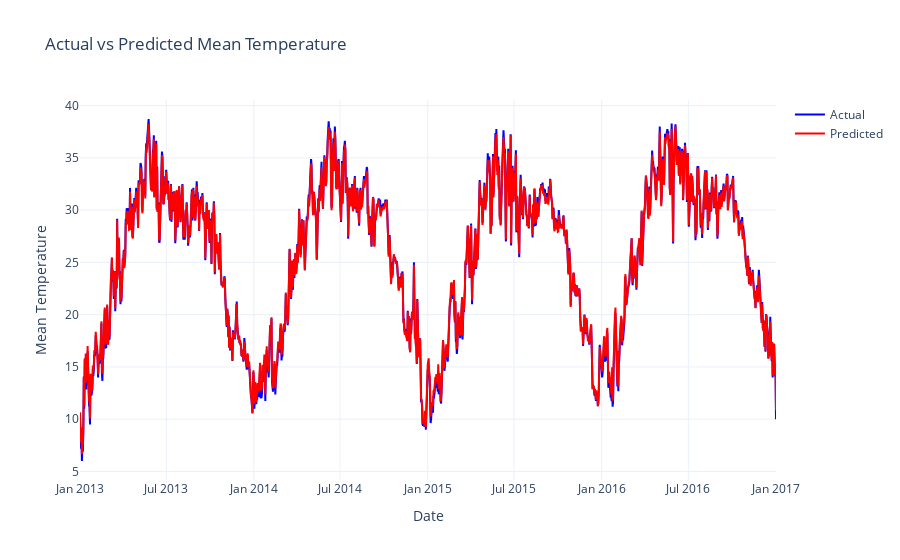
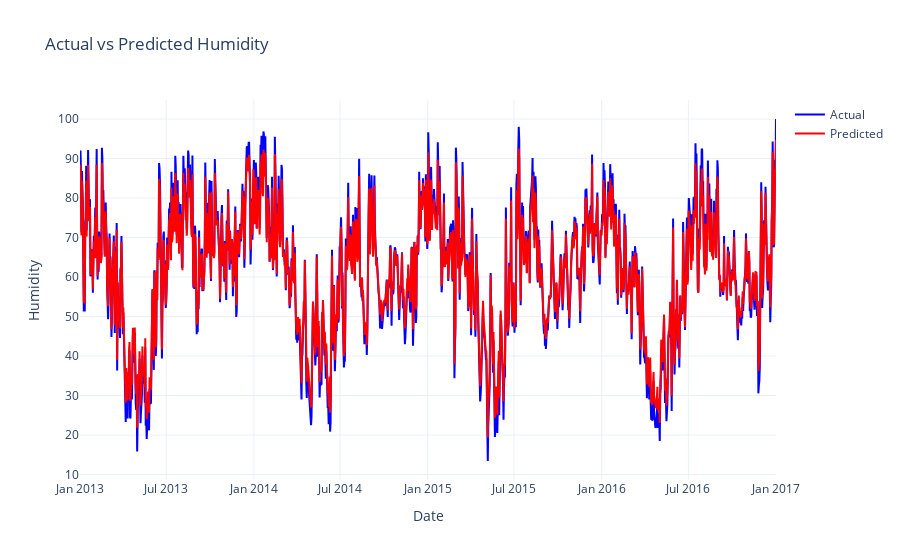
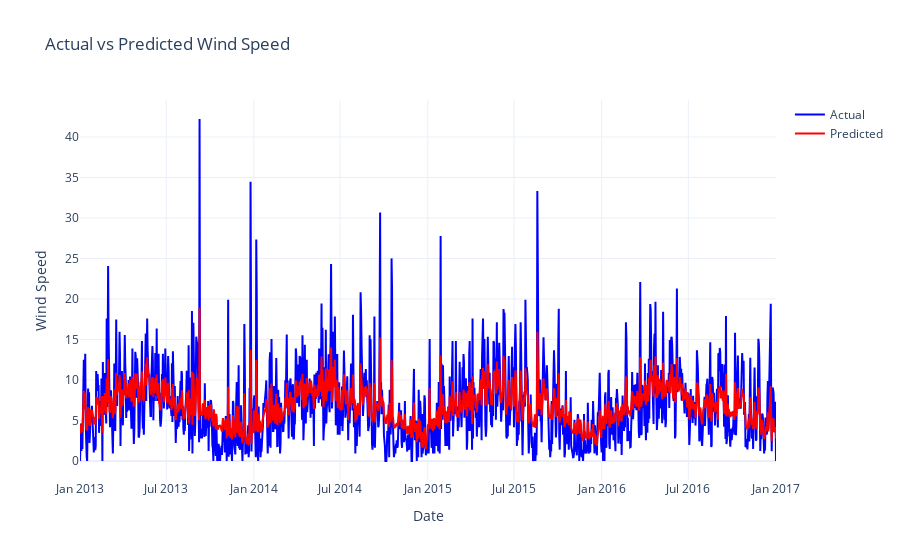
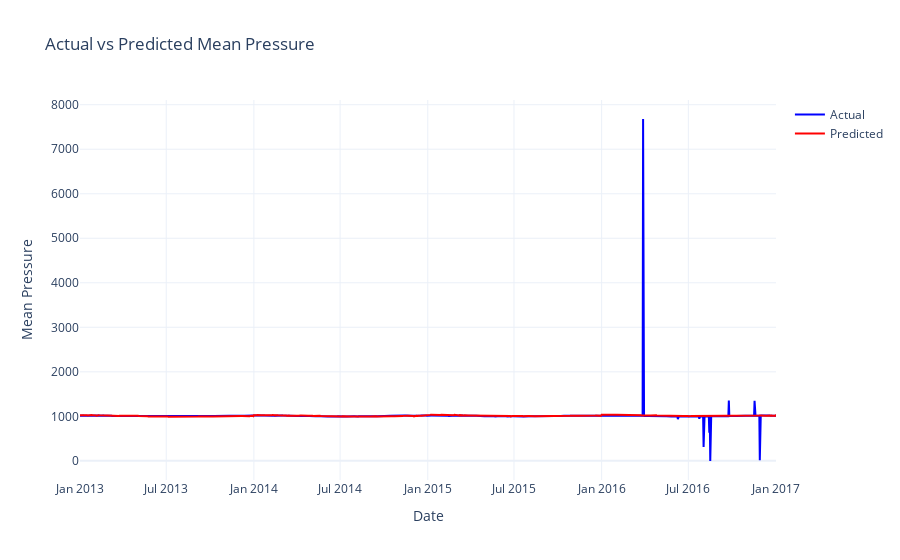

The cell these charts' notebook holds for them, in order:
### Code cell
import plotly.graph_objs as go
import pandas as pd

# Function to plot individual weather parameters
def plot_weather_parameter(actual, predicted, title, yaxis_title):
    fig = go.Figure()

    # Plot actual values
    fig.add_trace(
        go.Scatter(x=df_comparison['date'], y=actual, mode='lines', name='Actual', line=dict(color='blue'))
    )

    # Plot predicted values
    fig.add_trace(
        go.Scatter(x=df_comparison['date'], y=predicted, mode='lines', name='Predicted', line=dict(color='red'))
    )

    # Update layout
    fig.update_layout(
        title=title,
        xaxis_title="Date",
        yaxis_title=yaxis_title,
        template="plotly_white"
    )

    # Show the plot
    fig.show()

# Plot Mean Temperature
plot_weather_parameter(
    actual=df_comparison['meantemp_actual'],
    predicted=df_comparison['meantemp_predicted'],
    title="Actual vs Predicted Mean Temperature",
    yaxis_title="Mean Temperature"
)

# Plot Humidity
plot_weather_parameter(
    actual=df_comparison['humidity_actual'],
    predicted=df_comparison['humidity_predicted'],
    title="Actual vs Predicted Humidity",
    yaxis_title="Humidity"
)

# Plot Wind Speed
plot_weather_parameter(
    actual=df_comparison['wind_speed_actual'],
    predicted=df_comparison['wind_speed_predicted'],
    title="Actual vs Predicted Wind Speed",
    yaxis_title="Wind Speed"
)

# Plot Mean Pressure
plot_weather_parameter(
    actual=df_comparison['meanpressure_actual'],
    predicted=df_comparison['meanpressure_predicted'],
    title="Actual vs Predicted Mean Pressure",
    yaxis_title="Mean Pressure"
)

### Figure 1 — Plotly figure (JSON) as saved in the notebook; plotly's stock layout.template omitted (floating-point values rounded to 4 significant figures; data arrays with more than 128 entries replaced by an {"elided": "..."} marker saying what was removed)
{"data": [{"line": {"color": "blue"}, "mode": "lines", "name": "Actual", "type": "scatter", "x": {"elided": "1462 str values"}, "y": {"elided": "1462 float values"}}, {"line": {"color": "red"}, "mode": "lines", "name": "Predicted", "type": "scatter", "x": {"elided": "1462 str values"}, "y": {"elided": "1462 float values"}}], "layout": {"title": {"text": "Actual vs Predicted Mean Temperature"}, "xaxis": {"title": {"text": "Date"}}, "yaxis": {"title": {"text": "Mean Temperature"}}}}

### Figure 2 — Plotly figure (JSON) as saved in the notebook; plotly's stock layout.template omitted (floating-point values rounded to 4 significant figures; data arrays with more than 128 entries replaced by an {"elided": "..."} marker saying what was removed)
{"data": [{"line": {"color": "blue"}, "mode": "lines", "name": "Actual", "type": "scatter", "x": {"elided": "1462 str values"}, "y": {"elided": "1462 float values"}}, {"line": {"color": "red"}, "mode": "lines", "name": "Predicted", "type": "scatter", "x": {"elided": "1462 str values"}, "y": {"elided": "1462 float values"}}], "layout": {"title": {"text": "Actual vs Predicted Humidity"}, "xaxis": {"title": {"text": "Date"}}, "yaxis": {"title": {"text": "Humidity"}}}}

### Figure 3 — Plotly figure (JSON) as saved in the notebook; plotly's stock layout.template omitted (floating-point values rounded to 4 significant figures; data arrays with more than 128 entries replaced by an {"elided": "..."} marker saying what was removed)
{"data": [{"line": {"color": "blue"}, "mode": "lines", "name": "Actual", "type": "scatter", "x": {"elided": "1462 str values"}, "y": {"elided": "1462 float values"}}, {"line": {"color": "red"}, "mode": "lines", "name": "Predicted", "type": "scatter", "x": {"elided": "1462 str values"}, "y": {"elided": "1462 float values"}}], "layout": {"title": {"text": "Actual vs Predicted Wind Speed"}, "xaxis": {"title": {"text": "Date"}}, "yaxis": {"title": {"text": "Wind Speed"}}}}

### Figure 4 — Plotly figure (JSON) as saved in the notebook; plotly's stock layout.template omitted (floating-point values rounded to 4 significant figures; data arrays with more than 128 entries replaced by an {"elided": "..."} marker saying what was removed)
{"data": [{"line": {"color": "blue"}, "mode": "lines", "name": "Actual", "type": "scatter", "x": {"elided": "1462 str values"}, "y": {"elided": "1462 float values"}}, {"line": {"color": "red"}, "mode": "lines", "name": "Predicted", "type": "scatter", "x": {"elided": "1462 str values"}, "y": {"elided": "1462 float values"}}], "layout": {"title": {"text": "Actual vs Predicted Mean Pressure"}, "xaxis": {"title": {"text": "Date"}}, "yaxis": {"title": {"text": "Mean Pressure"}}}}
